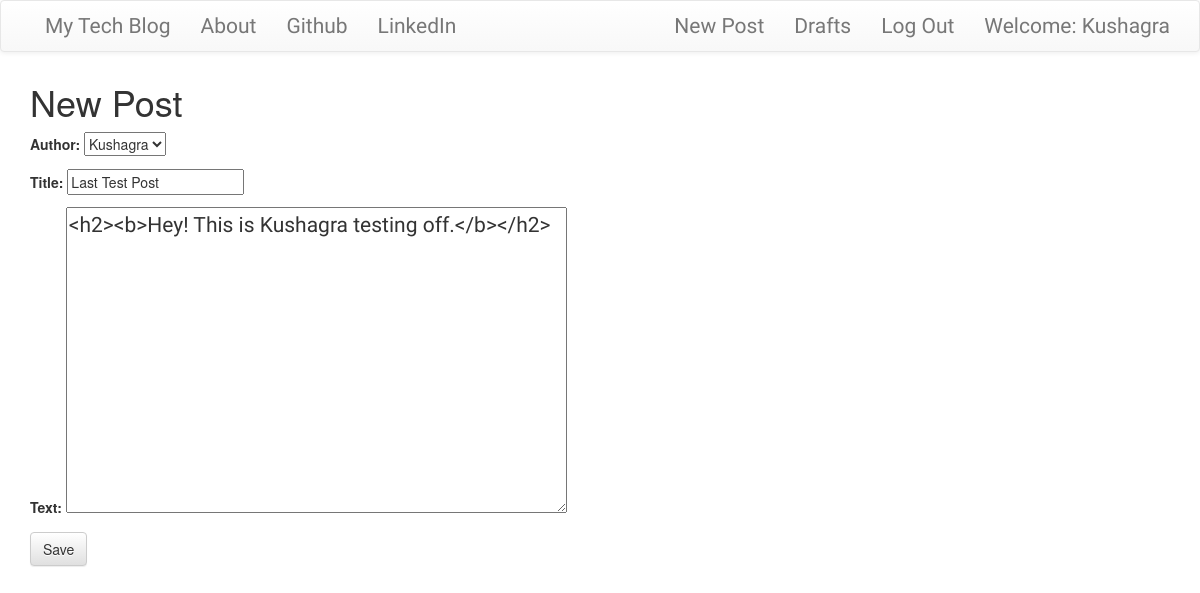
Screenshot of /post/25/edit/ (signed in) with the database file from the repository.
### blog/models.py (models this page shows, shortened)
class Post(models.Model):
    author = models.ForeignKey('auth.User')
    title = models.CharField(max_length=200)
    text = models.TextField()
    created_date = models.DateTimeField(default=timezone.now)
    published_date = models.DateTimeField(blank=True,null=True)

### blog/views.py (the view)
# urls.py: url(r'^post/(?P<pk>\d+)/edit/$',views.UpdatePostView.as_view(),name="post_edit"),
class UpdatePostView(LoginRequiredMixin,UpdateView):
    login_url = '/login/'
    redirect_field_name = 'blog/post_detail.html'
    form_class = PostForm
    model = Post

### blog/forms.py
class PostForm(forms.ModelForm):
    class Meta():
        model = Post
        fields = ('author','title','text')
        widgets = {
         'title':forms.TextInput(attrs={'class':'textinputclass'}),
         'text':forms.Textarea(attrs={'class':'editable medium-editor-textarea postcontent'})
        }

### blog/templates/blog/post_form.html (shortened to what this page needs)
{% extends "blog/base.html" %}
 {% block content %}
<h1>New Post</h1>
<form class="post-form" method="POST">
  {{ form.as_p }}
<button type="submit" class='save btn btn-default'>Save</button>
</form>
 {% endblock %}

### blog/templates/blog/base.html (shortened to what this page needs)
<!DOCTYPE html>
{% load staticfiles %}
<html lang="en" dir="ltr">
  <head>
    <link rel="stylesheet" href="https://maxcdn.bootstrapcdn.com/bootstrap/3.3.7/css/bootstrap.min.css">
    <link rel="stylesheet" href="https://maxcdn.bootstrapcdn.com/bootstrap/3.3.7/css/bootstrap-theme.min.css">
<link rel="stylesheet" href="//cdn.jsdelivr.net/npm/medium-editor@latest/dist/css/medium-editor.min.css" type="text/css" media="screen" charset="utf-8">
<link rel="stylesheet" href="{% static 'css/blog.css' %}">
  </head>
  <body class="loader">
<nav class="navbar navbar-default techfont custom-navbar">
<div class="container">
  <ul class="nav navbar-nav">
    <li><a href="{% url 'post_list' %}">My Tech Blog</a></li>
    <li><a href="{% url 'about' %}">About</a></li>
    <li><a href="https://www.github.com">Github</a></li>
    <li><a  href="https://www.linkedin.com">LinkedIn</a></li>
  </ul>
<ul class='nav navbar-nav navbar-right'>
  {% if user.is_authenticated %}
  <li>
      <a href="{% url 'post_new' %}">New Post</a>
  </li>
  <li>
      <a href="{% url 'post_draft_list' %}">Drafts</a>
  </li>
  <li>
      <a href="{% url 'logout' %}">Log Out</a>
  </li>
  <li>
      <a>Welcome: {{user.username}}</a>
  </li>
  {% else %}
  <li> <a class="nav navbar-right" href="{% url 'login' %}"> <span class="glyphicon glyphicon-user"></span> </a> </li>
  {%endif%}
</ul>
</div>
</nav>
<div class="content container">
  <div class="row">
    <div class="col-md-8">
      <div class="blog_posts">
        {% block content %}
        {% endblock %}
      </div>
    </div>
  </div>
</div>
  </body>
</html>

### blog/static/css/blog.css (style rules this page uses)
.techfont { font-family: 'Russo One', sans-serif; font-size: 1.5em; margin-bottom: 10px; }
.postcontent { font-family: 'Montez'; font-size: 1.5em; }
.loader { filter:hue-rotate(0deg); color:linear-gradient(45deg,#0f8,#08f); animation:hue 10000ms infinite linear; }

### rows the page displays
Post: author "Kushagra", title "Last Test Post", text "<h2><b>Hey! This is Kushagra testing off.</b></h2>"

### other values shown
{{ user.username }} "Kushagra"
